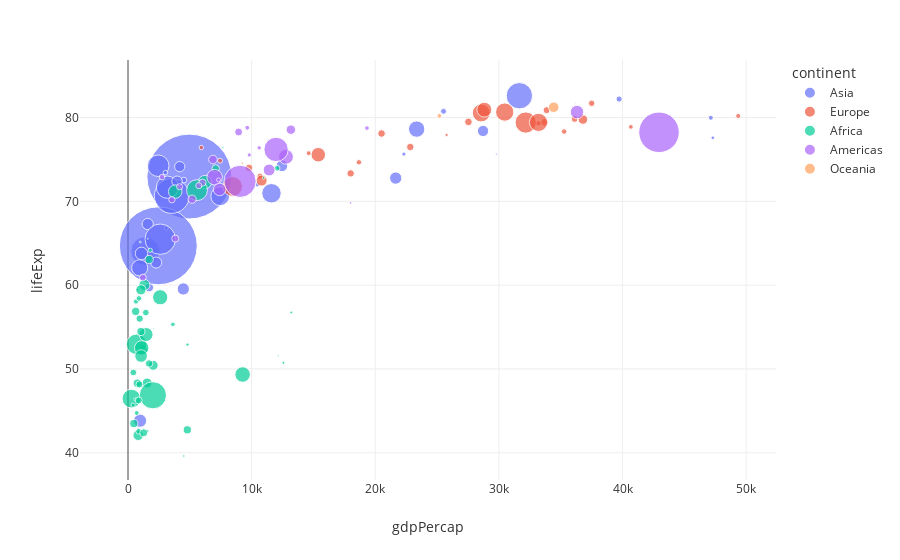
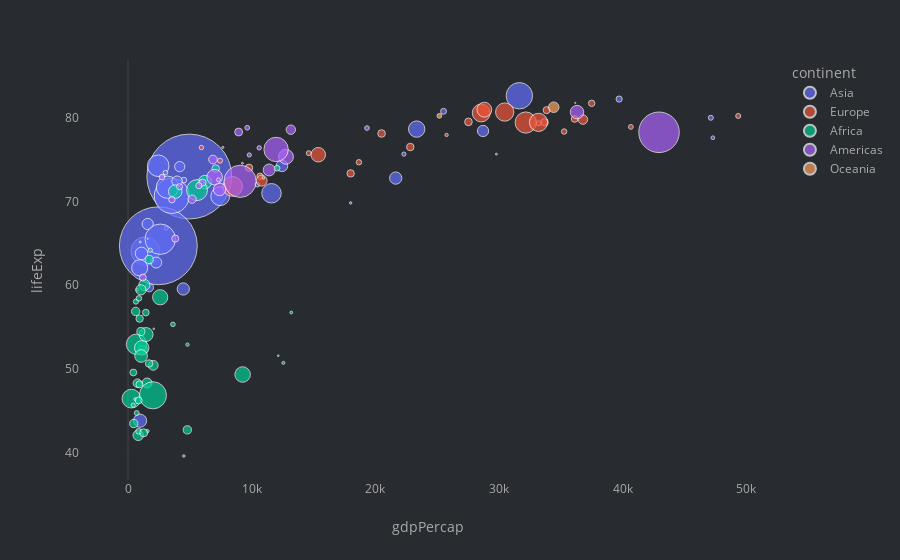

The notebook cell saved with these charts, in order:
### Code cell
#| label: gapminder-2007
#| renderings: [light, dark]
gapminder_plot(2007, 'light_brand')
gapminder_plot(2007, 'dark_brand')

### Figure 1 — Plotly figure (JSON) as saved in the notebook; plotly's stock layout.template omitted (floating-point values rounded to 4 significant figures)
{"data": [{"hovertemplate": "<b>%{hovertext}</b><br><br>continent=Asia<br>gdpPercap=%{x}<br>lifeExp=%{y}<br>pop=%{marker.size}<extra></extra>", "hovertext": ["Afghanistan", "Bahrain", "Bangladesh", "Cambodia", "China", "Hong Kong, China", "India", "Indonesia", "Iran", "Iraq", "Israel", "Japan", "Jordan", "Korea, Dem. Rep.", "Korea, Rep.", "Kuwait", "Lebanon", "Malaysia", "Mongolia", "Myanmar", "Nepal", "Oman", "Pakistan", "Philippines", "Saudi Arabia", "Singapore", "Sri Lanka", "Syria", "Taiwan", "Thailand", "Vietnam", "West Bank and Gaza", "Yemen, Rep."], "legendgroup": "Asia", "marker": {"color": "#636efa", "size": [31889923, 708573, 150448339, 14131858, 1318683096, 6980412, 1110396331, 223547000, 69453570, 27499638, 6426679, 127467972, 6053193, 23301725, 49044790, 2505559, 3921278, 24821286, 2874127, 47761980, 28901790, 3204897, 169270617, 91077287, 27601038, 4553009, 20378239, 19314747, 23174294, 65068149, 85262356, 4018332, 22211743], "sizemode": "area", "sizeref": 366300.0, "symbol": "circle"}, "mode": "markers", "name": "Asia", "orientation": "v", "showlegend": true, "type": "scatter", "x": [974.6, 29800.0, 1391.0, 1714.0, 4959.0, 39720.0, 2452.0, 3541.0, 11610.0, 4471.0, 25520.0, 31660.0, 4519.0, 1593.0, 23350.0, 47310.0, 10460.0, 12450.0, 3096.0, 944.0, 1091.0, 22320.0, 2606.0, 3190.0, 21650.0, 47140.0, 3970.0, 4185.0, 28720.0, 7458.0, 2442.0, 3025.0, 2281.0], "xaxis": "x", "y": [43.83, 75.64, 64.06, 59.72, 72.96, 82.21, 64.7, 70.65, 70.96, 59.55, 80.75, 82.6, 72.53, 67.3, 78.62, 77.59, 71.99, 74.24, 66.8, 62.07, 63.78, 75.64, 65.48, 71.69, 72.78, 79.97, 72.4, 74.14, 78.4, 70.62, 74.25, 73.42, 62.7], "yaxis": "y"}, {"hovertemplate": "<b>%{hovertext}</b><br><br>continent=Europe<br>gdpPercap=%{x}<br>lifeExp=%{y}<br>pop=%{marker.size}<extra></extra>", "hovertext": ["Albania", "Austria", "Belgium", "Bosnia and Herzegovina", "Bulgaria", "Croatia", "Czech Republic", "Denmark", "Finland", "France", "Germany", "Greece", "Hungary", "Iceland", "Ireland", "Italy", "Montenegro", "Netherlands", "Norway", "Poland", "Portugal", "Romania", "Serbia", "Slovak Republic", "Slovenia", "Spain", "Sweden", "Switzerland", "Turkey", "United Kingdom"], "legendgroup": "Europe", "marker": {"color": "#EF553B", "size": [3600523, 8199783, 10392226, 4552198, 7322858, 4493312, 10228744, 5468120, 5238460, 61083916, 82400996, 10706290, 9956108, 301931, 4109086, 58147733, 684736, 16570613, 4627926, 38518241, 10642836, 22276056, 10150265, 5447502, 2009245, 40448191, 9031088, 7554661, 71158647, 60776238], "sizemode": "area", "sizeref": 366300.0, "symbol": "circle"}, "mode": "markers", "name": "Europe", "orientation": "v", "showlegend": true, "type": "scatter", "x": [5937.0, 36130.0, 33690.0, 7446.0, 10680.0, 14620.0, 22830.0, 35280.0, 33210.0, 30470.0, 32170.0, 27540.0, 18010.0, 36180.0, 40680.0, 28570.0, 9254.0, 36800.0, 49360.0, 15390.0, 20510.0, 10810.0, 9787.0, 18680.0, 25770.0, 28820.0, 33860.0, 37510.0, 8458.0, 33200.0], "xaxis": "x", "y": [76.42, 79.83, 79.44, 74.85, 73.0, 75.75, 76.49, 78.33, 79.31, 80.66, 79.41, 79.48, 73.34, 81.76, 78.89, 80.55, 74.54, 79.76, 80.2, 75.56, 78.1, 72.48, 74.0, 74.66, 77.93, 80.94, 80.88, 81.7, 71.78, 79.42], "yaxis": "y"}, {"hovertemplate": "<b>%{hovertext}</b><br><br>continent=Africa<br>gdpPercap=%{x}<br>lifeExp=%{y}<br>pop=%{marker.size}<extra></extra>", "hovertext": ["Algeria", "Angola", "Benin", "Botswana", "Burkina Faso", "Burundi", "Cameroon", "Central African Republic", "Chad", "Comoros", "Congo, Dem. Rep.", "Congo, Rep.", "Cote d'Ivoire", "Djibouti", "Egypt", "Equatorial Guinea", "Eritrea", "Ethiopia", "Gabon", "Gambia", "Ghana", "Guinea", "Guinea-Bissau", "Kenya", "Lesotho", "Liberia", "Libya", "Madagascar", "Malawi", "Mali", "Mauritania", "Mauritius", "Morocco", "Mozambique", "Namibia", "Niger", "Nigeria", "Reunion", "Rwanda", "Sao Tome and Principe", "Senegal", "Sierra Leone", "Somalia", "South Africa", "Sudan", "Swaziland", "Tanzania", "Togo", "Tunisia", "Uganda", "Zambia", "Zimbabwe"], "legendgroup": "Africa", "marker": {"color": "#00cc96", "size": [33333216, 12420476, 8078314, 1639131, 14326203, 8390505, 17696293, 4369038, 10238807, 710960, 64606759, 3800610, 18013409, 496374, 80264543, 551201, 4906585, 76511887, 1454867, 1688359, 22873338, 9947814, 1472041, 35610177, 2012649, 3193942, 6036914, 19167654, 13327079, 12031795, 3270065, 1250882, 33757175, 19951656, 2055080, 12894865, 135031164, 798094, 8860588, 199579, 12267493, 6144562, 9118773, 43997828, 42292929, 1133066, 38139640, 5701579, 10276158, 29170398, 11746035, 12311143], "sizemode": "area", "sizeref": 366300.0, "symbol": "circle"}, "mode": "markers", "name": "Africa", "orientation": "v", "showlegend": true, "type": "scatter", "x": [6223.0, 4797.0, 1441.0, 12570.0, 1217.0, 430.1, 2042.0, 706.0, 1704.0, 986.1, 277.6, 3633.0, 1545.0, 2082.0, 5581.0, 12150.0, 641.4, 690.8, 13210.0, 752.7, 1328.0, 942.7, 579.2, 1463.0, 1569.0, 414.5, 12060.0, 1045.0, 759.3, 1043.0, 1803.0, 10960.0, 3820.0, 823.7, 4811.0, 619.7, 2014.0, 7670.0, 863.1, 1598.0, 1712.0, 862.5, 926.1, 9270.0, 2602.0, 4513.0, 1107.0, 883.0, 7093.0, 1056.0, 1271.0, 469.7], "xaxis": "x", "y": [72.3, 42.73, 56.73, 50.73, 52.3, 49.58, 50.43, 44.74, 50.65, 65.15, 46.46, 55.32, 48.33, 54.79, 71.34, 51.58, 58.04, 52.95, 56.73, 59.45, 60.02, 56.01, 46.39, 54.11, 42.59, 45.68, 73.95, 59.44, 48.3, 54.47, 64.16, 72.8, 71.16, 42.08, 52.91, 56.87, 46.86, 76.44, 46.24, 65.53, 63.06, 42.57, 48.16, 49.34, 58.56, 39.61, 52.52, 58.42, 73.92, 51.54, 42.38, 43.49], "yaxis": "y"}, {"hovertemplate": "<b>%{hovertext}</b><br><br>continent=Americas<br>gdpPercap=%{x}<br>lifeExp=%{y}<br>pop=%{marker.size}<extra></extra>", "hovertext": ["Argentina", "Bolivia", "Brazil", "Canada", "Chile", "Colombia", "Costa Rica", "Cuba", "Dominican Republic", "Ecuador", "El Salvador", "Guatemala", "Haiti", "Honduras", "Jamaica", "Mexico", "Nicaragua", "Panama", "Paraguay", "Peru", "Puerto Rico", "Trinidad and Tobago", "United States", "Uruguay", "Venezuela"], "legendgroup": "Americas", "marker": {"color": "#ab63fa", "size": [40301927, 9119152, 190010647, 33390141, 16284741, 44227550, 4133884, 11416987, 9319622, 13755680, 6939688, 12572928, 8502814, 7483763, 2780132, 108700891, 5675356, 3242173, 6667147, 28674757, 3942491, 1056608, 301139947, 3447496, 26084662], "sizemode": "area", "sizeref": 366300.0, "symbol": "circle"}, "mode": "markers", "name": "Americas", "orientation": "v", "showlegend": true, "type": "scatter", "x": [12780.0, 3822.0, 9066.0, 36320.0, 13170.0, 7007.0, 9645.0, 8948.0, 6025.0, 6873.0, 5728.0, 5186.0, 1202.0, 3548.0, 7321.0, 11980.0, 2749.0, 9809.0, 4173.0, 7409.0, 19330.0, 18010.0, 42950.0, 10610.0, 11420.0], "xaxis": "x", "y": [75.32, 65.55, 72.39, 80.65, 78.55, 72.89, 78.78, 78.27, 72.23, 74.99, 71.88, 70.26, 60.92, 70.2, 72.57, 76.19, 72.9, 75.54, 71.75, 71.42, 78.75, 69.82, 78.24, 76.38, 73.75], "yaxis": "y"}, {"hovertemplate": "<b>%{hovertext}</b><br><br>continent=Oceania<br>gdpPercap=%{x}<br>lifeExp=%{y}<br>pop=%{marker.size}<extra></extra>", "hovertext": ["Australia", "New Zealand"], "legendgroup": "Oceania", "marker": {"color": "#FFA15A", "size": [20434176, 4115771], "sizemode": "area", "sizeref": 366300.0, "symbol": "circle"}, "mode": "markers", "name": "Oceania", "orientation": "v", "showlegend": true, "type": "scatter", "x": [34440.0, 25190.0], "xaxis": "x", "y": [81.23, 80.2], "yaxis": "y"}], "layout": {"legend": {"itemsizing": "constant", "title": {"text": "continent"}, "tracegroupgap": 0}, "margin": {"t": 60}, "xaxis": {"anchor": "y", "domain": [0, 1], "title": {"text": "gdpPercap"}}, "yaxis": {"anchor": "x", "domain": [0, 1], "title": {"text": "lifeExp"}}}}

### Figure 2 — Plotly figure (JSON) as saved in the notebook; plotly's stock layout.template omitted (floating-point values rounded to 4 significant figures)
{"data": [{"hovertemplate": "<b>%{hovertext}</b><br><br>continent=Asia<br>gdpPercap=%{x}<br>lifeExp=%{y}<br>pop=%{marker.size}<extra></extra>", "hovertext": ["Afghanistan", "Bahrain", "Bangladesh", "Cambodia", "China", "Hong Kong, China", "India", "Indonesia", "Iran", "Iraq", "Israel", "Japan", "Jordan", "Korea, Dem. Rep.", "Korea, Rep.", "Kuwait", "Lebanon", "Malaysia", "Mongolia", "Myanmar", "Nepal", "Oman", "Pakistan", "Philippines", "Saudi Arabia", "Singapore", "Sri Lanka", "Syria", "Taiwan", "Thailand", "Vietnam", "West Bank and Gaza", "Yemen, Rep."], "legendgroup": "Asia", "marker": {"color": "#636efa", "size": [31889923, 708573, 150448339, 14131858, 1318683096, 6980412, 1110396331, 223547000, 69453570, 27499638, 6426679, 127467972, 6053193, 23301725, 49044790, 2505559, 3921278, 24821286, 2874127, 47761980, 28901790, 3204897, 169270617, 91077287, 27601038, 4553009, 20378239, 19314747, 23174294, 65068149, 85262356, 4018332, 22211743], "sizemode": "area", "sizeref": 366300.0, "symbol": "circle"}, "mode": "markers", "name": "Asia", "orientation": "v", "showlegend": true, "type": "scatter", "x": [974.6, 29800.0, 1391.0, 1714.0, 4959.0, 39720.0, 2452.0, 3541.0, 11610.0, 4471.0, 25520.0, 31660.0, 4519.0, 1593.0, 23350.0, 47310.0, 10460.0, 12450.0, 3096.0, 944.0, 1091.0, 22320.0, 2606.0, 3190.0, 21650.0, 47140.0, 3970.0, 4185.0, 28720.0, 7458.0, 2442.0, 3025.0, 2281.0], "xaxis": "x", "y": [43.83, 75.64, 64.06, 59.72, 72.96, 82.21, 64.7, 70.65, 70.96, 59.55, 80.75, 82.6, 72.53, 67.3, 78.62, 77.59, 71.99, 74.24, 66.8, 62.07, 63.78, 75.64, 65.48, 71.69, 72.78, 79.97, 72.4, 74.14, 78.4, 70.62, 74.25, 73.42, 62.7], "yaxis": "y"}, {"hovertemplate": "<b>%{hovertext}</b><br><br>continent=Europe<br>gdpPercap=%{x}<br>lifeExp=%{y}<br>pop=%{marker.size}<extra></extra>", "hovertext": ["Albania", "Austria", "Belgium", "Bosnia and Herzegovina", "Bulgaria", "Croatia", "Czech Republic", "Denmark", "Finland", "France", "Germany", "Greece", "Hungary", "Iceland", "Ireland", "Italy", "Montenegro", "Netherlands", "Norway", "Poland", "Portugal", "Romania", "Serbia", "Slovak Republic", "Slovenia", "Spain", "Sweden", "Switzerland", "Turkey", "United Kingdom"], "legendgroup": "Europe", "marker": {"color": "#EF553B", "size": [3600523, 8199783, 10392226, 4552198, 7322858, 4493312, 10228744, 5468120, 5238460, 61083916, 82400996, 10706290, 9956108, 301931, 4109086, 58147733, 684736, 16570613, 4627926, 38518241, 10642836, 22276056, 10150265, 5447502, 2009245, 40448191, 9031088, 7554661, 71158647, 60776238], "sizemode": "area", "sizeref": 366300.0, "symbol": "circle"}, "mode": "markers", "name": "Europe", "orientation": "v", "showlegend": true, "type": "scatter", "x": [5937.0, 36130.0, 33690.0, 7446.0, 10680.0, 14620.0, 22830.0, 35280.0, 33210.0, 30470.0, 32170.0, 27540.0, 18010.0, 36180.0, 40680.0, 28570.0, 9254.0, 36800.0, 49360.0, 15390.0, 20510.0, 10810.0, 9787.0, 18680.0, 25770.0, 28820.0, 33860.0, 37510.0, 8458.0, 33200.0], "xaxis": "x", "y": [76.42, 79.83, 79.44, 74.85, 73.0, 75.75, 76.49, 78.33, 79.31, 80.66, 79.41, 79.48, 73.34, 81.76, 78.89, 80.55, 74.54, 79.76, 80.2, 75.56, 78.1, 72.48, 74.0, 74.66, 77.93, 80.94, 80.88, 81.7, 71.78, 79.42], "yaxis": "y"}, {"hovertemplate": "<b>%{hovertext}</b><br><br>continent=Africa<br>gdpPercap=%{x}<br>lifeExp=%{y}<br>pop=%{marker.size}<extra></extra>", "hovertext": ["Algeria", "Angola", "Benin", "Botswana", "Burkina Faso", "Burundi", "Cameroon", "Central African Republic", "Chad", "Comoros", "Congo, Dem. Rep.", "Congo, Rep.", "Cote d'Ivoire", "Djibouti", "Egypt", "Equatorial Guinea", "Eritrea", "Ethiopia", "Gabon", "Gambia", "Ghana", "Guinea", "Guinea-Bissau", "Kenya", "Lesotho", "Liberia", "Libya", "Madagascar", "Malawi", "Mali", "Mauritania", "Mauritius", "Morocco", "Mozambique", "Namibia", "Niger", "Nigeria", "Reunion", "Rwanda", "Sao Tome and Principe", "Senegal", "Sierra Leone", "Somalia", "South Africa", "Sudan", "Swaziland", "Tanzania", "Togo", "Tunisia", "Uganda", "Zambia", "Zimbabwe"], "legendgroup": "Africa", "marker": {"color": "#00cc96", "size": [33333216, 12420476, 8078314, 1639131, 14326203, 8390505, 17696293, 4369038, 10238807, 710960, 64606759, 3800610, 18013409, 496374, 80264543, 551201, 4906585, 76511887, 1454867, 1688359, 22873338, 9947814, 1472041, 35610177, 2012649, 3193942, 6036914, 19167654, 13327079, 12031795, 3270065, 1250882, 33757175, 19951656, 2055080, 12894865, 135031164, 798094, 8860588, 199579, 12267493, 6144562, 9118773, 43997828, 42292929, 1133066, 38139640, 5701579, 10276158, 29170398, 11746035, 12311143], "sizemode": "area", "sizeref": 366300.0, "symbol": "circle"}, "mode": "markers", "name": "Africa", "orientation": "v", "showlegend": true, "type": "scatter", "x": [6223.0, 4797.0, 1441.0, 12570.0, 1217.0, 430.1, 2042.0, 706.0, 1704.0, 986.1, 277.6, 3633.0, 1545.0, 2082.0, 5581.0, 12150.0, 641.4, 690.8, 13210.0, 752.7, 1328.0, 942.7, 579.2, 1463.0, 1569.0, 414.5, 12060.0, 1045.0, 759.3, 1043.0, 1803.0, 10960.0, 3820.0, 823.7, 4811.0, 619.7, 2014.0, 7670.0, 863.1, 1598.0, 1712.0, 862.5, 926.1, 9270.0, 2602.0, 4513.0, 1107.0, 883.0, 7093.0, 1056.0, 1271.0, 469.7], "xaxis": "x", "y": [72.3, 42.73, 56.73, 50.73, 52.3, 49.58, 50.43, 44.74, 50.65, 65.15, 46.46, 55.32, 48.33, 54.79, 71.34, 51.58, 58.04, 52.95, 56.73, 59.45, 60.02, 56.01, 46.39, 54.11, 42.59, 45.68, 73.95, 59.44, 48.3, 54.47, 64.16, 72.8, 71.16, 42.08, 52.91, 56.87, 46.86, 76.44, 46.24, 65.53, 63.06, 42.57, 48.16, 49.34, 58.56, 39.61, 52.52, 58.42, 73.92, 51.54, 42.38, 43.49], "yaxis": "y"}, {"hovertemplate": "<b>%{hovertext}</b><br><br>continent=Americas<br>gdpPercap=%{x}<br>lifeExp=%{y}<br>pop=%{marker.size}<extra></extra>", "hovertext": ["Argentina", "Bolivia", "Brazil", "Canada", "Chile", "Colombia", "Costa Rica", "Cuba", "Dominican Republic", "Ecuador", "El Salvador", "Guatemala", "Haiti", "Honduras", "Jamaica", "Mexico", "Nicaragua", "Panama", "Paraguay", "Peru", "Puerto Rico", "Trinidad and Tobago", "United States", "Uruguay", "Venezuela"], "legendgroup": "Americas", "marker": {"color": "#ab63fa", "size": [40301927, 9119152, 190010647, 33390141, 16284741, 44227550, 4133884, 11416987, 9319622, 13755680, 6939688, 12572928, 8502814, 7483763, 2780132, 108700891, 5675356, 3242173, 6667147, 28674757, 3942491, 1056608, 301139947, 3447496, 26084662], "sizemode": "area", "sizeref": 366300.0, "symbol": "circle"}, "mode": "markers", "name": "Americas", "orientation": "v", "showlegend": true, "type": "scatter", "x": [12780.0, 3822.0, 9066.0, 36320.0, 13170.0, 7007.0, 9645.0, 8948.0, 6025.0, 6873.0, 5728.0, 5186.0, 1202.0, 3548.0, 7321.0, 11980.0, 2749.0, 9809.0, 4173.0, 7409.0, 19330.0, 18010.0, 42950.0, 10610.0, 11420.0], "xaxis": "x", "y": [75.32, 65.55, 72.39, 80.65, 78.55, 72.89, 78.78, 78.27, 72.23, 74.99, 71.88, 70.26, 60.92, 70.2, 72.57, 76.19, 72.9, 75.54, 71.75, 71.42, 78.75, 69.82, 78.24, 76.38, 73.75], "yaxis": "y"}, {"hovertemplate": "<b>%{hovertext}</b><br><br>continent=Oceania<br>gdpPercap=%{x}<br>lifeExp=%{y}<br>pop=%{marker.size}<extra></extra>", "hovertext": ["Australia", "New Zealand"], "legendgroup": "Oceania", "marker": {"color": "#FFA15A", "size": [20434176, 4115771], "sizemode": "area", "sizeref": 366300.0, "symbol": "circle"}, "mode": "markers", "name": "Oceania", "orientation": "v", "showlegend": true, "type": "scatter", "x": [34440.0, 25190.0], "xaxis": "x", "y": [81.23, 80.2], "yaxis": "y"}], "layout": {"legend": {"itemsizing": "constant", "title": {"text": "continent"}, "tracegroupgap": 0}, "margin": {"t": 60}, "xaxis": {"anchor": "y", "domain": [0, 1], "title": {"text": "gdpPercap"}}, "yaxis": {"anchor": "x", "domain": [0, 1], "title": {"text": "lifeExp"}}}}
